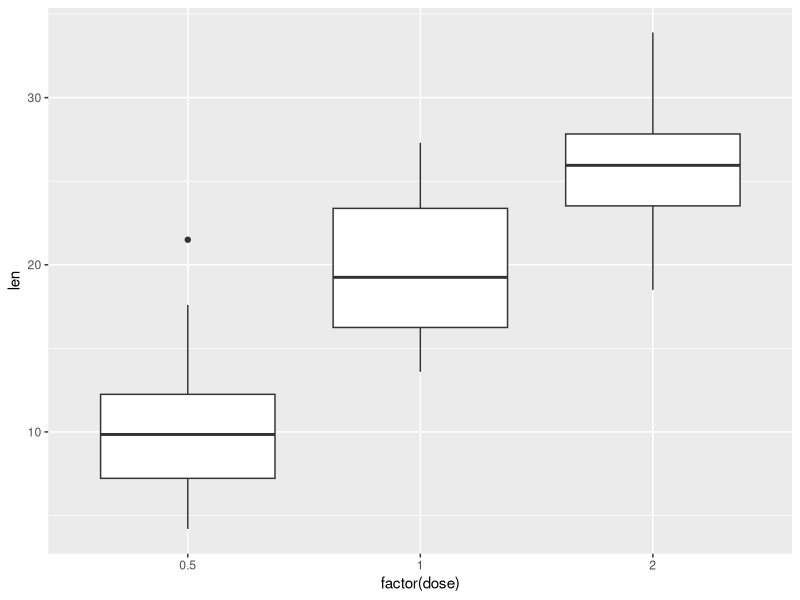

Here is the R script that generated this plot:
## ---- chunk 1
knitr::opts_chunk$set(echo = TRUE)
## ---- chunk 2
# Load dataset as a dataframe
data(ToothGrowth)


t.test(x=ToothGrowth$len, alternative = "two.sided", mu = 18)
## ---- chunk 3
# t-test to determine if there is a difference in toothlength based on supplement
ToothGrowth_ttest <- t.test(len~supp, data =  ToothGrowth)

#Load Broom
library(broom)

# Tidy ToothGrowth_ttest
tidy(ToothGrowth_ttest)
## ---- chunk 4
library(dplyr)

ToothGrowth %>% count(supp,dose)
## ---- chunk 5
library(ggplot2)
# Check effect of dos eon len visually
ggplot(ToothGrowth, aes(x = factor(dose), y = len)) + geom_boxplot()

# Create ToothGrowth_aov
ToothGrowth_aov <- aov(len ~ factor(dose) + supp, data = ToothGrowth)

# Examine ToothGrowth_aov with summary()
summary(ToothGrowth_aov)
